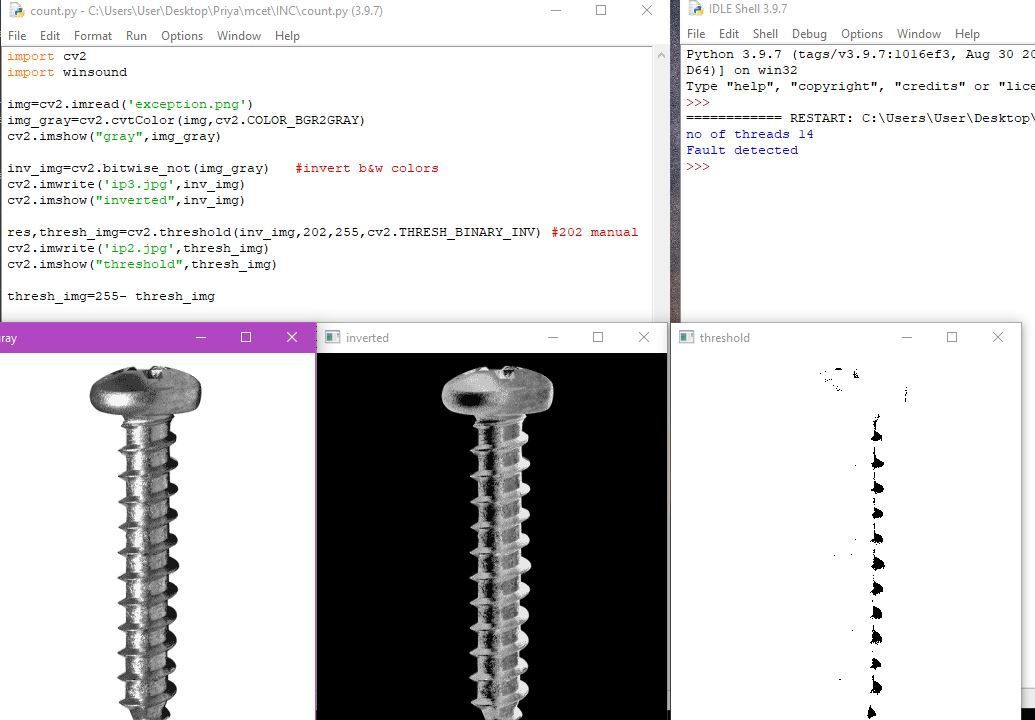
#> input picture Fault2_screw/fault.JPG, 1035 x 720 px, given in place of input.mp4, which was not available
$ python code.py   (older library calls are emulated)
#> lines starting #> are read from the running program, lines starting #| are printed output that depends on the picture; after the words box and inside, x2 and y2 are one past the last pixel; in counts of white or black regions, pixels touching at a corner belong together; pictures that were not available may be replaced by others from this repository, and a replacement may not be noted
import cv2
import numpy as np
import winsound

"""import os
account_sid = os.environ['TWILIO_ACCOUNT_SID']
auth_token = os.environ['TWILIO_AUTH_TOKEN']
from twilio.rest import Client
client = Client(account_sid, auth_token)"""


cap = cv2.VideoCapture('input.mp4')  #including input

while True:
  success, image = cap.read() #reading nd storing in image
#> image is the input picture: shape (720, 1035, 3); mean B, G, R 204.1, 202.6, 204
  if success:
    imgContour = image.copy()  #loading image in newname
    imgcrop=image[0:100,250:560]  #fixing into size
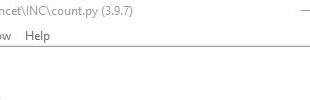
#> imgcrop: shape (100, 310, 3); mean B, G, R 252, 252, 252
    cropCopy=imgcrop.copy() #loading in new name

    imgGray=cv2.cvtColor(imgcrop,cv2.COLOR_BGR2GRAY)  #greyconversion
    imgBlur=cv2.GaussianBlur(imgGray,(7,7),1) #applying gb(low pass filter removes high freq ie.noise)
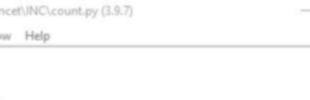
#> imgBlur: shape (100, 310); min 169, max 255, mean 252
    imgCanny=cv2.Canny(imgBlur,50,100)  #applying canny(detects edges and shoes sharp intensity )
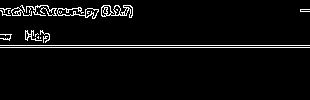
#> imgCanny: shape (100, 310); 4.3% white in thin lines or dots, all inside (x1, y1, x2, y2) = (0, 5, 310, 48)
    contours, _ =cv2.findContours(imgCanny,cv2.RETR_EXTERNAL,cv2.CHAIN_APPROX_NONE) #retrieval,approximate none because we need all points simple used to have specific points
#> contours = 19 contours, 14 with area under 20; largest, box (x1, y1, x2, y2) and area: (101, 5, 133, 18) 214, (57, 7, 99, 19) 122, (11, 7, 32, 16) 60, (25, 30, 42, 41) 34, (26, 5, 57, 16) 25

    for cnt in contours:
        area=cv2.contourArea(cnt) #area
        print("area",area)
        if area>2000:
            peri=cv2.arcLength(cnt,True)  #perimeter
            print("perimeter",peri)
            approx=cv2.approxPolyDP(cnt,0.02*peri,True) #approximation Douglas-Peucker algorithm
            points=len(approx)  #points
            print("points",points)
            x,y,w,h=cv2.boundingRect(approx)  #to have boundaries in op
            if points>4:
                name="circle"
                cv2.rectangle(cropCopy,(x,y),(x+w,y+h),(0,255,0),1)
                cv2.putText(cropCopy,"circle",(x,y+60),cv2.FONT_HERSHEY_SIMPLEX,0.5,(0,0,255),2)
                cv2.rectangle(image,(0,220),(856,300),(0,0,255),cv2.FILLED)
                cv2.putText(image,"FAULTY ITEM DETECTED",(90,280),cv2.FONT_HERSHEY_SIMPLEX,2,(255,255,255),3)
                #print('\a')
                winsound.Beep(440, 500)
                #winsound.PlaySound("beep.wav", winsound.SND_FILENAME)
                """message = client.messages \
                  .create(
                   body='Hello there from Twilio SMS API',
                   from_ =  FROM_N,
                   to = TO_NUMBER
                   )
                print(message.sid)"""

            else:   #less than or equals 4
                cv2.rectangle(cropCopy,(x,y),(x+w,y+h),(0,255,0),1)
                cv2.putText(cropCopy,"Rectangle",(x,y+40),cv2.FONT_HERSHEY_SIMPLEX,0.5,(0,0,255),2)
#> this loop made 19 passes
#> area on passes 9, 15, 16, 17, 18: 34.5, 122.5, 59.5, 213.5, 25
#| area 0.0
#| area 0.0
#| area 0.0
#| area 2.5
#| area 1.0
#| area 7.0
#| area 0.5
#| area 7.5
#> (further printed lines are left out)

    #cv2.imshow("gray",imgGray)
    cv2.imshow("threshold",imgCanny)
    cv2.imshow("result",image)
    cv2.imshow("crop",cropCopy)


    if cv2.waitKey(30) & 0xFF == ord('q'):
#> (key q is pressed here)
        break

  else:
      break
